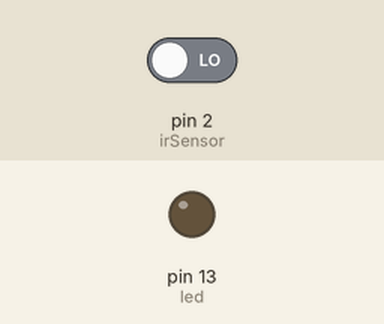
Bench run of a sketch on a simulated Arduino Uno, built with avr-gcc and run on an emulated ATmega328P. Parts: output pins drawn as LEDs (lit = HIGH). Inputs (shaded band) come from the test bench; at power-on: pin 2 (irSensor) LOW.

Above: at 1.2 s.
1.3 s: pin 2 (irSensor) driven HIGH
At 1.6 s:
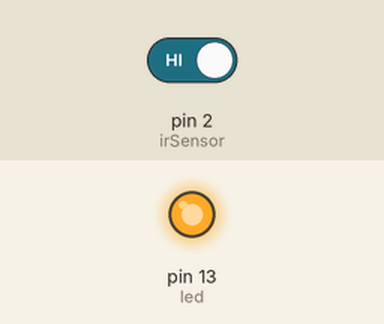
2.8 s: pin 2 (irSensor) driven LOW
At 3.9 s:
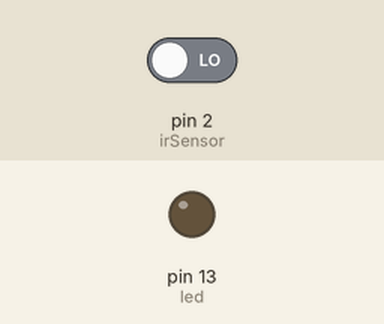
Timing chart, 0 to 5.8 s (numbered marks = the images above; inputs shaded):
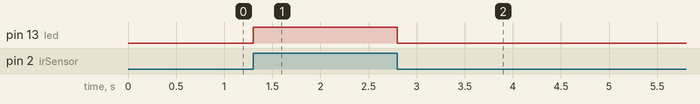

The sketch:

ir.ino
```cpp
int irSensor = 2; // IR sensor connected to pin 2
int led = 13;     // LED connected to pin 13

void setup() {
  pinMode(irSensor, INPUT);
  pinMode(led, OUTPUT);
}

void loop() {
  int sensorValue = digitalRead(irSensor);

  if (sensorValue == HIGH) {
    digitalWrite(led, HIGH); // Turn on the LED
  } else {
    digitalWrite(led, LOW);  // Turn off the LED
  }
}
```

Measured:
- after the input at 1.3 s, pin 13 (led): LOW → HIGH at once
- after the input at 2.8 s, pin 13 (led): HIGH → LOW at once
